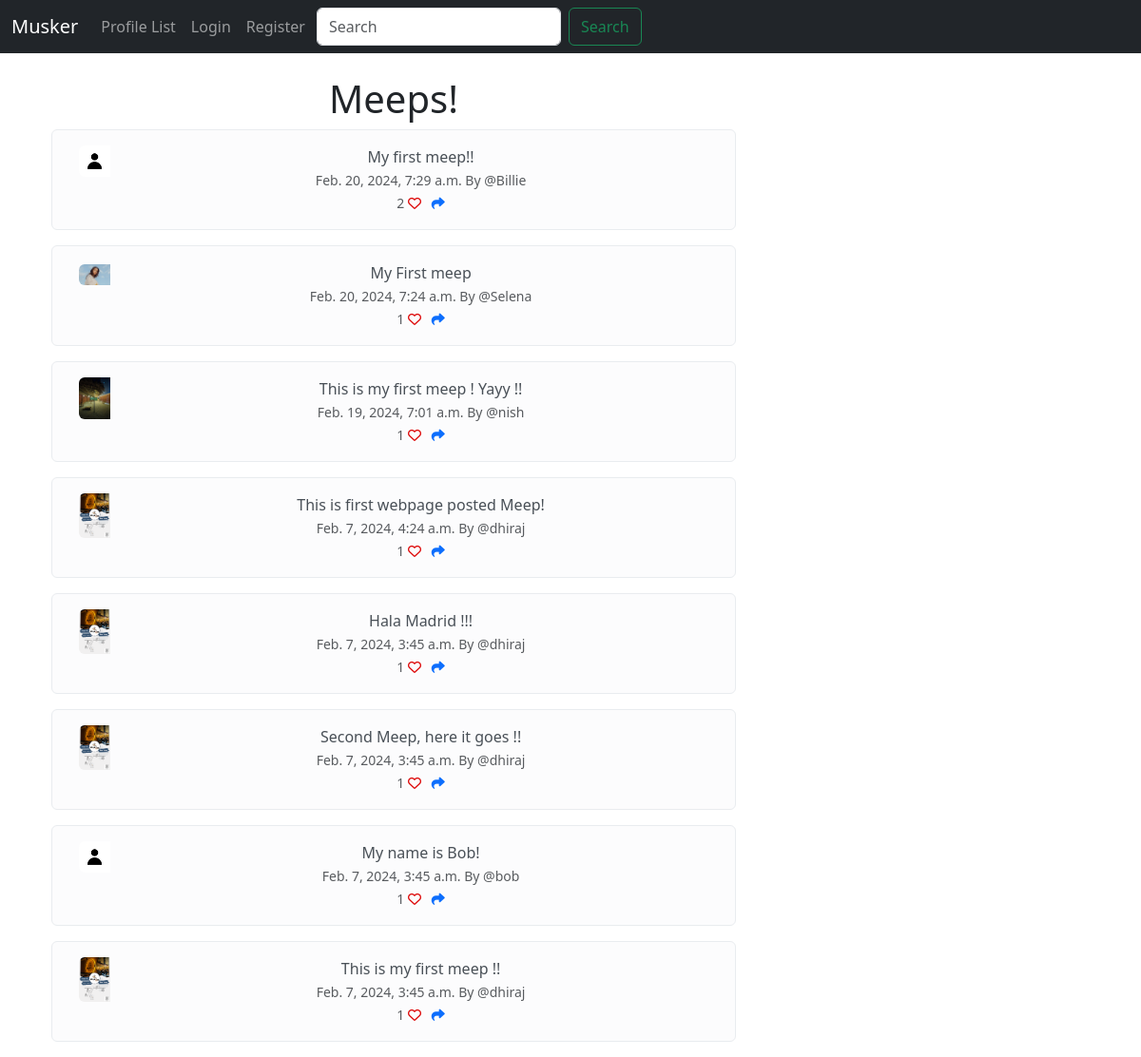
The app's page /, older data.
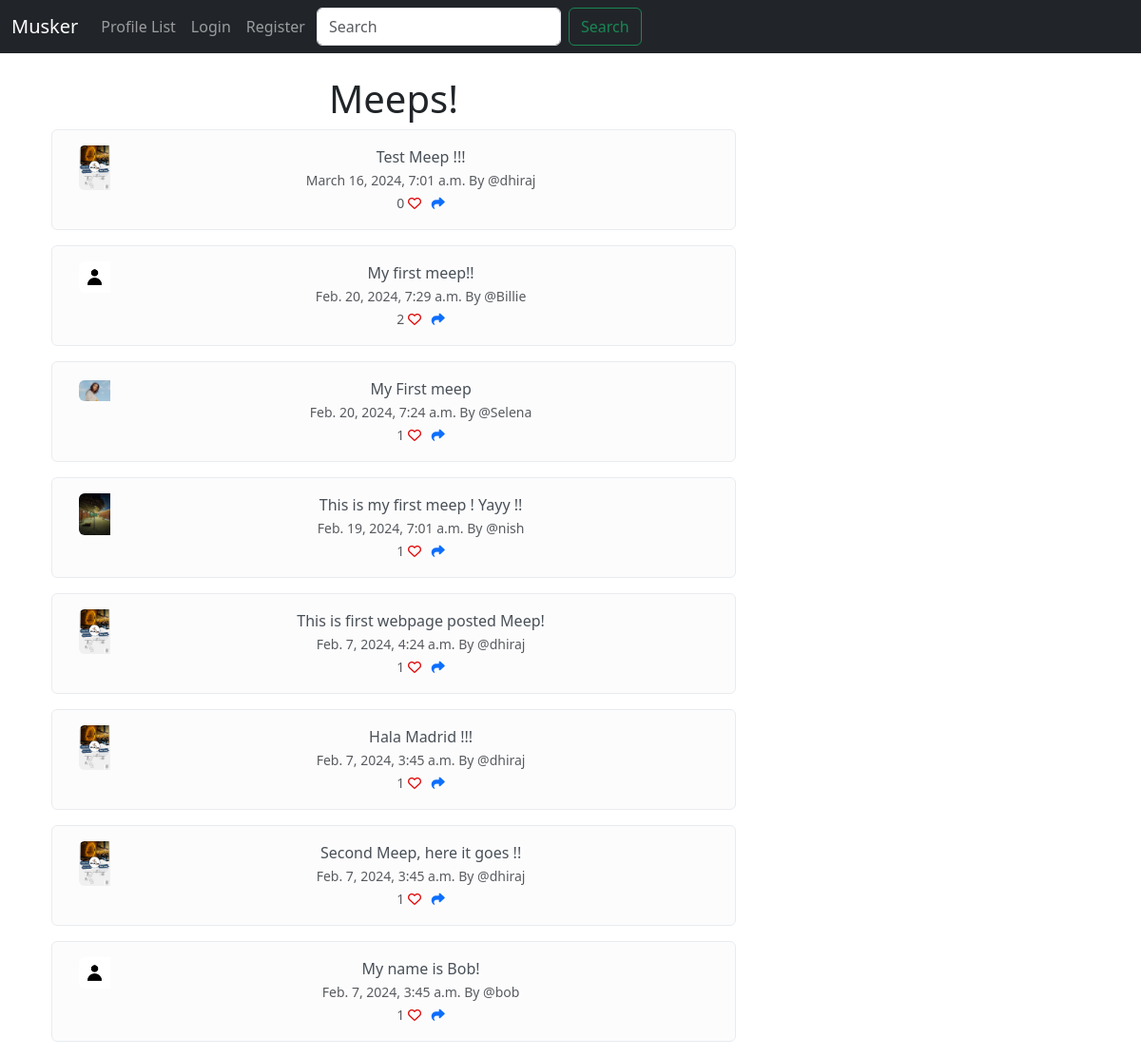
The same page, newer data.
### muskeer/models.py (models this page shows, shortened)
class Meep(models.Model):
    user = models.ForeignKey(
        User, related_name = 'meeps', on_delete = models.DO_NOTHING
    )
    body = models.CharField(max_length = 200)
    createdAt = models.DateTimeField(auto_now_add = True)
    likes = models.ManyToManyField(User, related_name= 'meepLikes', blank=True)
    def numberOfLikes(self):
        return self.likes.count()

class Profile(models.Model):
    user = models.OneToOneField(User, on_delete = models.CASCADE) #Associating one user to one profile
    follows = models.ManyToManyField("self", related_name="followed_by", symmetrical=False, blank=True)
    modifiedDate = models.DateTimeField(auto_now = True)
    profileImage = models.ImageField(null=True, blank=True, upload_to= "images/")
    profileBio = models.CharField(null = True, blank = True, max_length = 500)
    homepageLink = models.CharField(null = True, blank = True, max_length = 100)
    facebookLink = models.CharField(null = True, blank = True, max_length = 100)
    instagramLink = models.CharField(null = True, blank = True, max_length = 100)
    linkedInLink = models.CharField(null = True, blank = True, max_length = 100)

### muskeer/views.py (the view)
# urls.py: path('', views.home, name = 'home'),
def home(request):
    if request.user.is_authenticated:
        form = MeepForm(request.POST or None)
        if request.method == "POST":
            if form.is_valid():
                meep = form.save(commit=False)
                meep.user = request.user
                meep.save()
                messages.success(request,("Your meep has been posted"))
                return redirect('home')
        meeps = Meep.objects.all().order_by("-createdAt")
        return render(request, 'home.html',{'meeps':meeps, 'form': form})
    else:
        meeps = Meep.objects.all().order_by("-createdAt")
        return render(request, 'home.html',{'meeps':meeps})

### muskeer/templates/home.html (shortened to what this page needs)
{% extends 'base.html' %}
{% load static %}
{% block content %}
<div class="container text-center">
   <div class="row">
      <div class="col-8">
         <br>
         <h1>Meeps!</h1>
         {% for meep in meeps %}
         <div class="alert alert-light" role="alert">
            <div class="container">
               <div class="row">
                  <div class="col-1">
                     {% if meep.user.profile.profileImage%}
                     <img  src="{{meep.user.profile.profileImage.url}}" class="img-fluid rounded-start" alt="...">
                     {% else %}
                     <img src="{% static 'images/default_profile.jpg' %}" class="img-fluid rounded-start" alt="...">
                     {% endif %}
                  </div>
                  <div class="col-11">
                     {{meep.body}}<br>
                     <small class="text-muted">
                        {{ meep.createdAt}} By
                        @{{meep.user.username}}
                        <br>
                        {{meep.numberOfLikes}}
                        {% if user in meep.likes.all %}
                        <a href ='{% url 'likeMeep' meep.id %}' ><i class="fa-solid fa-heart" style="color: #dd0808;"></i></a>
                        {% else %}
                        <a href ='{% url 'likeMeep' meep.id %}' ><i class="fa-regular fa-heart" style="color: #dd0808;"></i></a>
                        {% endif %}
                        <a href = '{% url 'shareMeep' meep.id %}' > <i class="fa-solid fa-share"></i> </a>
                     </small>
                  </div>
               </div>
            </div>
         </div>
         {% endfor %}
      </div>
      <div class="col-4">
         <br />
         <br />
         <br />
      </div>
      {% endblock %}

Row changes from the older to the newer data that the page shows:
removed Meep: user.profile.profileImage (picture), body "This is my first meep !!", createdAt "Feb. 7, 2024, 3:45 a.m.", user.username "dhiraj", numberOfLikes "1"
added Meep: user.profile.profileImage (picture), body "Test Meep !!!", createdAt "March 16, 2024, 7:01 a.m.", user.username "dhiraj", numberOfLikes "0"
